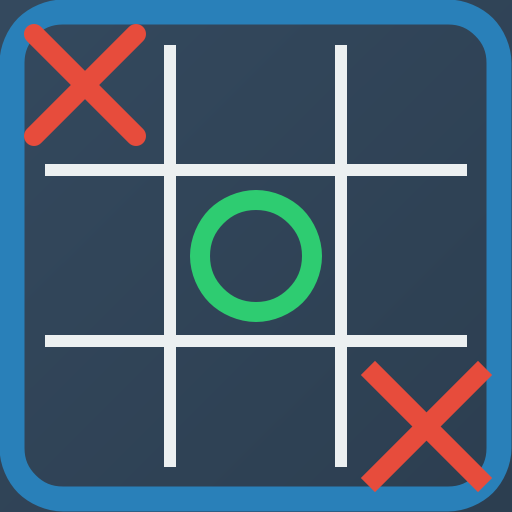

The script that saved this image:
"""
Simple icon generator for the TicTacToe application
Creates an icon with a modern tic-tac-toe board design
"""
import os
import sys
from PyQt5.QtGui import QIcon, QPixmap, QPainter, QPen, QBrush, QColor, QLinearGradient
from PyQt5.QtCore import Qt, QSize, QRect, QPoint
from PyQt5.QtWidgets import QApplication

def create_tictactoe_icon(size=512):
    """Create a TicTacToe icon with modern design"""
    # Create a pixmap
    pixmap = QPixmap(size, size)
    pixmap.fill(Qt.transparent)  # Start with transparent background
    
    # Create a painter
    painter = QPainter(pixmap)
    painter.setRenderHint(QPainter.Antialiasing)
    
    # Create a rounded rectangle for the background
    background_rect = QRect(0, 0, size, size)
    
    # Fill with gradient
    gradient = QLinearGradient(0, 0, size, size)
    gradient.setColorAt(0, QColor(52, 73, 94))  # Dark blue
    gradient.setColorAt(1, QColor(44, 62, 80))  # Slightly darker blue
    painter.fillRect(background_rect, gradient)
    
    # Draw a border
    pen = QPen(QColor(41, 128, 185))  # Light blue
    pen.setWidth(size // 20)
    painter.setPen(pen)
    painter.drawRoundedRect(background_rect.adjusted(size//40, size//40, -size//40, -size//40), size//10, size//10)
    
    # Calculate cell size
    cell_size = size // 4
    
    # Draw the grid lines
    pen = QPen(QColor(236, 240, 241))  # Light gray
    pen.setWidth(size // 40)
    painter.setPen(pen)
    
    # Vertical lines
    painter.drawLine(size//3, size//10, size//3, size - size//10)
    painter.drawLine(2*size//3, size//10, 2*size//3, size - size//10)
    
    # Horizontal lines
    painter.drawLine(size//10, size//3, size - size//10, size//3)
    painter.drawLine(size//10, 2*size//3, size - size//10, 2*size//3)
    
    # Draw X in top left
    pen = QPen(QColor(231, 76, 60))  # Red
    pen.setWidth(size // 25)
    pen.setCapStyle(Qt.RoundCap)
    painter.setPen(pen)
    margin = size // 15
    painter.drawLine(margin, margin, size//3 - margin, size//3 - margin)
    painter.drawLine(margin, size//3 - margin, size//3 - margin, margin)
    
    # Draw O in center
    pen = QPen(QColor(46, 204, 113))  # Green
    pen.setWidth(size // 25)
    painter.setPen(pen)
    center_x = size // 2
    center_y = size // 2
    radius = size // 9
    painter.drawEllipse(center_x - radius, center_y - radius, radius * 2, radius * 2)
    
    # Draw X in bottom right
    pen = QPen(QColor(231, 76, 60))  # Red
    pen.setWidth(size // 25)
    painter.setPen(pen)
    margin = size // 15
    start_x = 2*size//3 + margin
    start_y = 2*size//3 + margin
    end_x = size - margin
    end_y = size - margin
    painter.drawLine(start_x, start_y, end_x, end_y)
    painter.drawLine(start_x, end_y, end_x, start_y)
    
    # End painting
    painter.end()
    
    return QIcon(pixmap)

def save_icon_to_file(icon, size=512, filename="app_icon.png"):
    """Save the icon to a file"""
    pixmap = icon.pixmap(size, size)
    pixmap.save(filename)
    print(f"Icon saved to {filename}")

if __name__ == "__main__":
    app = QApplication(sys.argv)
    
    # Create icon
    icon = create_tictactoe_icon()
    
    # Create directory if it doesn't exist
    os.makedirs(os.path.dirname(os.path.abspath(__file__)), exist_ok=True)
    
    # Save to file
    save_icon_to_file(icon, filename=os.path.join(os.path.dirname(os.path.abspath(__file__)), "app_icon.png"))